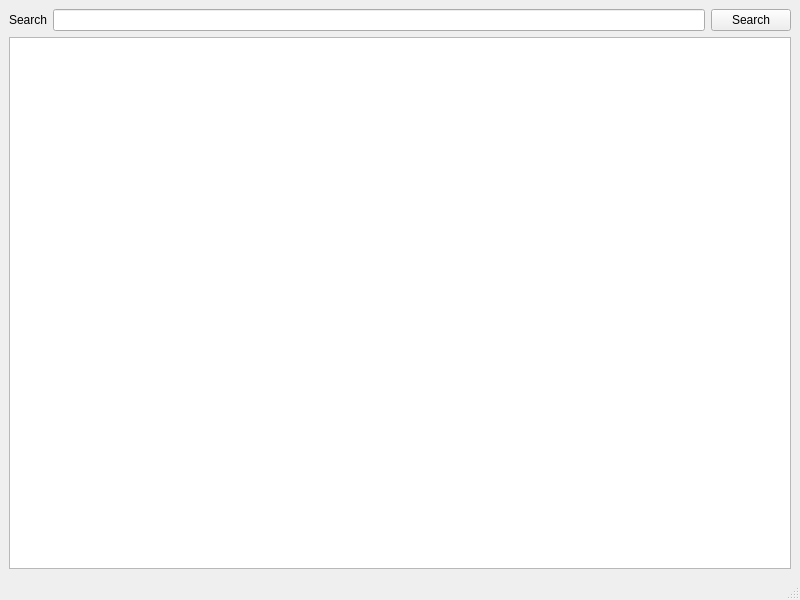
<?xml version="1.0" encoding="UTF-8"?>
<ui version="4.0">
 <class>searchteacher</class>
 <widget class="QMainWindow" name="searchteacher">
  <property name="geometry">
   <rect>
    <x>0</x>
    <y>0</y>
    <width>800</width>
    <height>600</height>
   </rect>
  </property>
  <property name="windowTitle">
   <string>MainWindow</string>
  </property>
  <widget class="QWidget" name="centralwidget">
   <layout class="QGridLayout" name="gridLayout">
    <item row="0" column="0">
     <layout class="QHBoxLayout" name="horizontalLayout">
      <item>
       <widget class="QLabel" name="label">
        <property name="text">
         <string>Search</string>
        </property>
       </widget>
      </item>
      <item>
       <widget class="QLineEdit" name="lineEdit"/>
      </item>
      <item>
       <widget class="QPushButton" name="pushButton">
        <property name="text">
         <string>Search</string>
        </property>
       </widget>
      </item>
     </layout>
    </item>
    <item row="1" column="0">
     <widget class="QTableView" name="tableView"/>
    </item>
   </layout>
  </widget>
  <widget class="QStatusBar" name="statusbar"/>
 </widget>
 <resources/>
 <connections/>
</ui>
